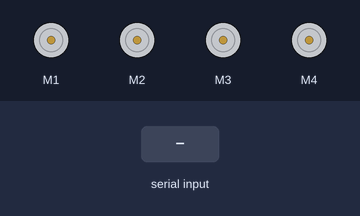
A sketch run on a simulated Arduino Uno, built with avr-gcc and run on an emulated ATmega328P. On the bench: 4 × DC motor (green arrow = forward, orange = backward, longer = faster). The test bench sets the inputs (shaded band).

Above: at 1.2 s.
1.3 s: "F" received over the second serial link
At 2.4 s:
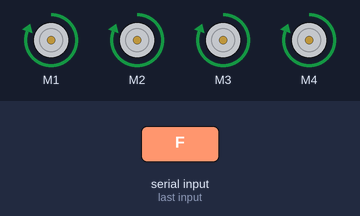
2.8 s: "B" received over the second serial link
At 3.6 s:
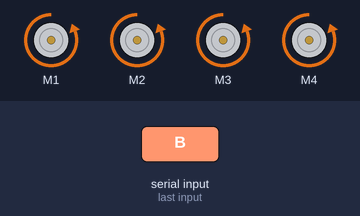
4.3 s: "L" received over the second serial link
At 4.7 s:
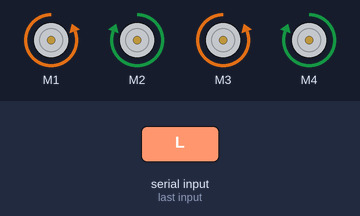
5.8 s: "R" received over the second serial link
At 7.0 s:
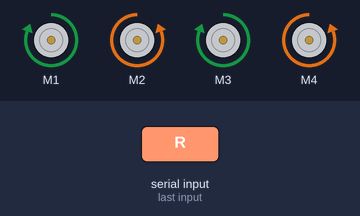
7.3 s: "S" received over the second serial link
At 8.2 s:
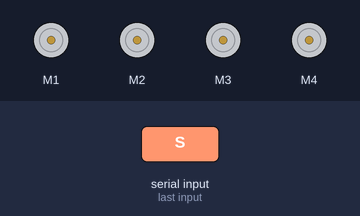
Timing chart, 0 to 9.8 s (numbered marks = the images above; inputs shaded):
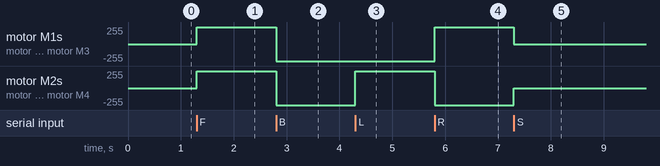

Measured:
- after the input at 1.3 s, motor M1–4: stopped → forward 255/255 at once
- after the input at 2.8 s, motor M1–4: forward 255/255 → backward 255/255 at once
- after the input at 4.3 s, motor M2, motor M4: backward 255/255 → forward 255/255 at once
- after the input at 5.8 s, motor M1, motor M3: backward 255/255 → forward 255/255 at once; motor M2, motor M4: forward 255/255 → backward 255/255 at once
- after the input at 7.3 s, motor M1, motor M3: forward 255/255 → stopped at once; motor M2, motor M4: backward 255/255 → stopped at once

The sketch:

arduino_code.ino
```cpp
#include <AFMotor.h>
#include <SoftwareSerial.h>

// Setup Bluetooth on Analog Pins A0 and A1
// HC-05 TX -> A0, HC-05 RX -> A1
SoftwareSerial bluetooth(A0, A1);

// Define all 4 DC Motors
AF_DCMotor m1(1);
AF_DCMotor m2(2);
AF_DCMotor m3(3);
AF_DCMotor m4(4);

void setup() {
  // Start Bluetooth communication at 9600 baud
  bluetooth.begin(9600);

  // Set maximum speed for all motors (0-255)
  // High speed is better for 4-wheel torque
  m1.setSpeed(255);
  m2.setSpeed(255);
  m3.setSpeed(255);
  m4.setSpeed(255);
}

void loop() {
  // Check if data is coming from the Laptop via Bluetooth
  if (bluetooth.available() > 0) {
    char cmd = bluetooth.read(); // Read the command (F, B, L, R, or S)

    if (cmd == 'F') { // MOVE FORWARD
      m1.run(FORWARD);  m2.run(FORWARD);
      m3.run(FORWARD);  m4.run(FORWARD);
    }
    else if (cmd == 'B') { // MOVE BACKWARD (When you get too close)
      m1.run(BACKWARD); m2.run(BACKWARD);
      m3.run(BACKWARD); m4.run(BACKWARD);
    }
    else if (cmd == 'L') { // SPIN LEFT
      m1.run(BACKWARD); m3.run(BACKWARD); // Left side back
      m2.run(FORWARD);  m4.run(FORWARD);  // Right side forward
    }
    else if (cmd == 'R') { // SPIN RIGHT
      m1.run(FORWARD);  m3.run(FORWARD);  // Left side forward
      m2.run(BACKWARD); m4.run(BACKWARD); // Right side back
    }
    else if (cmd == 'S') { // STOP
      m1.run(RELEASE);  m2.run(RELEASE);
      m3.run(RELEASE);  m4.run(RELEASE);
    }
  }
}
```
